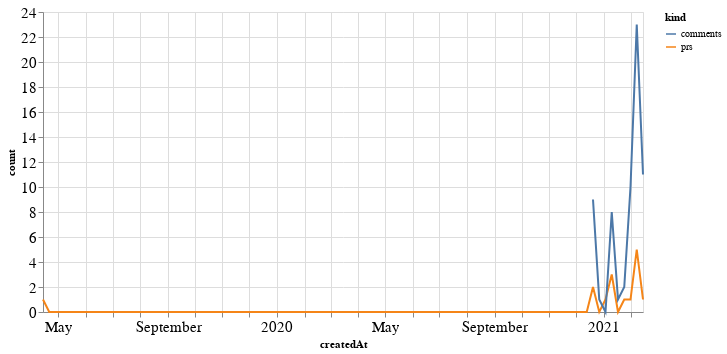

Source (notebook cell):
### Code cell
alt.Chart(total_time, width=600).mark_line().encode(
    x='createdAt',
    y='count',
    color='kind'
)

### Figure 1 — Vega-Lite specification as saved in the notebook (floating-point values rounded to 4 significant figures; data arrays with more than 128 entries replaced by an {"elided": "..."} marker saying what was removed)
{"config": {"axisLeft": {"labelFontSize": 15}, "axisBottom": {"labelFontSize": 15}}, "data": {"name": "data-df742093cace90b509d72bd8f2cd9cdc"}, "mark": "line", "encoding": {"color": {"type": "nominal", "field": "kind"}, "x": {"type": "temporal", "field": "createdAt"}, "y": {"type": "quantitative", "field": "count"}}, "width": 600, "$schema": "https://vega.github.io/schema/vega-lite/v4.8.1.json", "datasets": {"data-df742093cace90b509d72bd8f2cd9cdc": {"elided": "194 records"}}}
